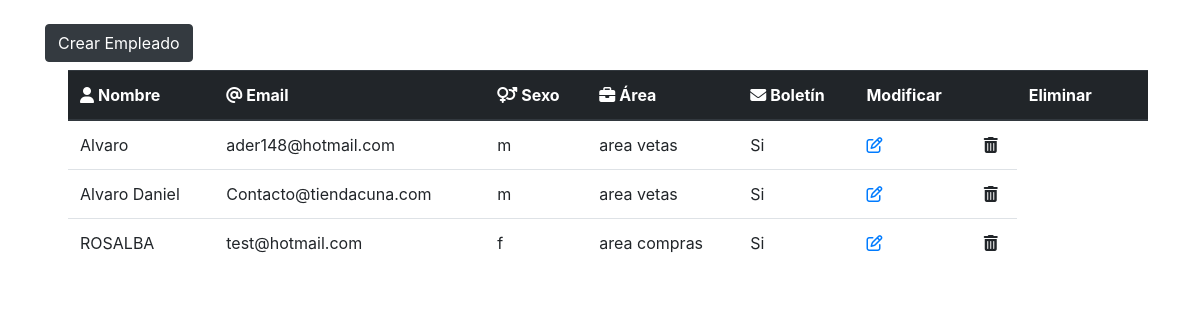
The page / on the database its author committed.
### tables this page shows
CREATE TABLE `empleados` (
  `id` int(11) NOT NULL,
  `nombre` varchar(255) NOT NULL,
  `email` varchar(255) NOT NULL,
  `sexo` char(1) NOT NULL,
  `area_id` int(11) NOT NULL,
  `description` text NOT NULL,
  `boletin` int(11) NOT NULL
);

CREATE TABLE `areas` (
  `id` int(11) NOT NULL,
  `area` varchar(255) NOT NULL
);

### application/controllers/Home.php (called while the page is built, shortened)
<?php
class Home extends CI_Controller {
	public function __construct()
	{
		$this->load->model('Empleado_model');
	}
	public function index()
	{
		$data["data"] = $this->Empleado_model->show();
		$this->load->view('index', $data);
	}
}

### index.php (called while the page is built, shortened)
<?php
require_once BASEPATH.'core/CodeIgniter.php';

### application/models/empleado_model.php (called while the page is built, shortened)
<?php
class Empleado_model extends CI_Model {
    function show(){
        $this->db->select('empleados.id as empid, empleados.nombre, empleados.email,empleados.sexo, empleados.area_id, empleados.description, empleados.boletin,areas.area');
        $this->db->from('empleados');
        $this->db->join('areas', 'empleados.area_id = areas.id', 'inner');
        $query = $this->db->get();
        return $query->result();
    }
}

### application/views/index.php (the view, shortened to what this page needs)
?><!DOCTYPE html>
<html lang="en">
<head>
	<link rel="stylesheet" href="https://maxcdn.bootstrapcdn.com/bootstrap/4.0.0/css/bootstrap.min.css">
	<link rel="stylesheet" href="assets/css/style.css">
</head>
<body>
	<div class="container mt-4">
			<button class="btn btn-dark" onclick="location.href='CrearEmpleado'">Crear Empleado</button>
		<div id="app" class="container m-2">
			<table class="table table-striped">
				<thead class="thead-dark">
					<tr>
						<th colspan="2"><i class="fas fa-user">&nbsp</i>Nombre</th>
						<th><i class="fas fa-at">&nbsp</i>Email</th>
						<th><i class="fas fa-venus-mars">&nbsp</i>Sexo</th>
						<th><i class="fas fa-briefcase">&nbsp</i>Área</th>
						<th><i class="fas fa-envelope">&nbsp</i>Boletín</th>
						<th>Modificar<th>
						<th>Eliminar<th>
					</tr>
					<?php foreach ($data as $value) {?>
					<tr>
						<td colspan="2"><?= $value->nombre;?></td>
						<td><?= $value->email;?></td>
						<td><?= $value->sexo;?></td>
						<td><?= $value->area;?></td>
						<td>Si</td>
						<td><a href="Editarempleado?emp=<?=$value->empid;?>" class="item edit"><i class="far fa-edit"></i></a></td>
						<td><a onclick="EliinarEmpleado(<?php echo $value->empid ?>);" class="item delete"><i class="fas fa-trash-alt"></i></a></td>
					</tr>
					<?php } ?>
				</thead>
			</table>
		</div>
	</div>
</body>
</html>

### rows shown on the page
empleados: nombre "Alvaro", email "ader148@hotmail.com", sexo "m", area.area "area vetas"
empleados: nombre "Alvaro Daniel", email "Contacto@tiendacuna.com", sexo "m", area.area "area vetas"
empleados: nombre "ROSALBA", email "test@hotmail.com", sexo "f", area.area "area compras"
